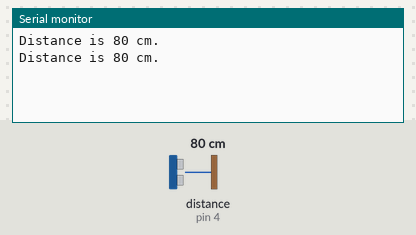
Bench run of a sketch on a simulated Arduino Uno, built with avr-gcc and run on an emulated ATmega328P. Shown: the last lines printed to the serial monitor. Wiring (inferred from the names in the program): ultrasonic range finder: trigger pin 3; echo pin 4. Inputs (shaded band) come from the test bench; at power-on: distance to the obstacle (sensor on pin 4) 80 cm. The echo pulse lasts 58.3 µs per cm.

Above: at 1.8 s.
1.9 s: distance to the obstacle (sensor on pin 4) set to 2 cm
At 2.8 s:
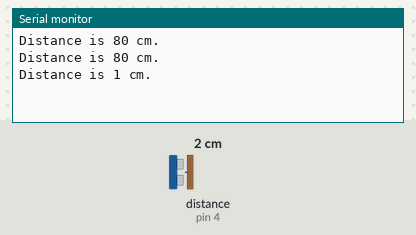
3.4 s: distance to the obstacle (sensor on pin 4) set to 4 cm
At 4.8 s:
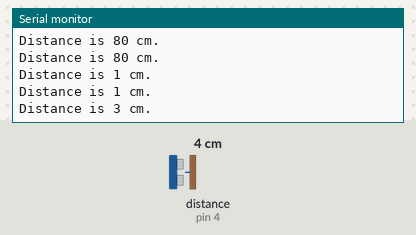
Timing chart, 0 to 6.4 s (numbered marks = the images above; inputs shaded):
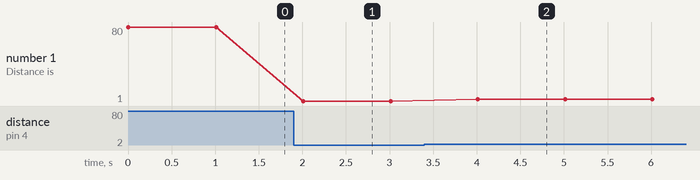

Measured:
- after the input at 1.9 s, the serial monitor: prints a new line after 0.11 s (image 1)
- after the input at 3.4 s, the serial monitor: prints a new line after 0.61 s (image 2)
- plotted number 1: 80 → 1 after the input at 1.9 s, 1 → 3 after the input at 3.4 s

The sketch:

fuel_level__uno_sent.ino
```cpp
#define Trig_PIN 3
#define Echo_PIN 4
#include<Wire.h>


void setup() {
pinMode(Trig_PIN, OUTPUT);
pinMode(Echo_PIN, INPUT);
Serial.begin(9600);

  Wire.begin(9);
  Wire.onRequest(requestEvent);
}

void loop() {
digitalWrite(Trig_PIN, LOW);
delayMicroseconds(5);
digitalWrite(Trig_PIN, HIGH);
delayMicroseconds(10);
digitalWrite(Trig_PIN, LOW);
unsigned int PulseWidth = pulseIn(Echo_PIN, HIGH);
unsigned int distance = PulseWidth * 0.0173681;
Serial.print("Distance is ");
Serial.print(distance);
Serial.println(" cm.");
delay(1000);
requestEvent(distance,5);
}

void requestEvent(int d,int x){
Wire.write(d);
Wire.write(x);
}
```
